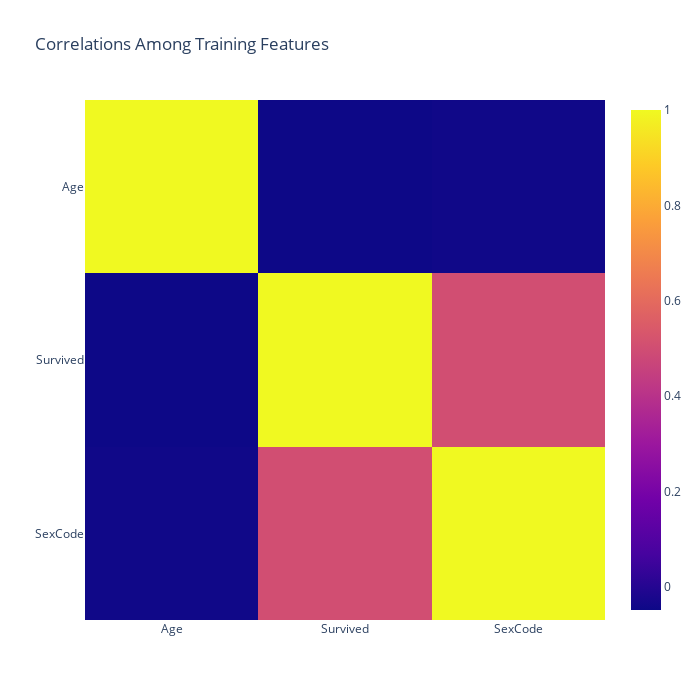

Notebook code cell kept with this figure:
### Code cell
fig = px.imshow(df.corr(method='pearson'), 
                title='Correlations Among Training Features',
                height=700, width=700)
fig.show()

### Figure 1 — Plotly figure (JSON) as saved in the notebook; plotly's stock layout.template omitted (floating-point values rounded to 4 significant figures)
{"data": [{"coloraxis": "coloraxis", "hovertemplate": "x: %{x}<br>y: %{y}<br>color: %{z}<extra></extra>", "name": "0", "type": "heatmap", "x": ["Age", "Survived", "SexCode"], "xaxis": "x", "y": ["Age", "Survived", "SexCode"], "yaxis": "y", "z": [[1, -0.04824, -0.04255], [-0.04824, 1, 0.5029], [-0.04255, 0.5029, 1]]}], "layout": {"coloraxis": {"colorscale": [[0, "#0d0887"], [0.1111, "#46039f"], [0.2222, "#7201a8"], [0.3333, "#9c179e"], [0.4444, "#bd3786"], [0.5556, "#d8576b"], [0.6667, "#ed7953"], [0.7778, "#fb9f3a"], [0.8889, "#fdca26"], [1, "#f0f921"]]}, "height": 700, "title": {"text": "Correlations Among Training Features"}, "width": 700, "xaxis": {"anchor": "y", "constrain": "domain", "domain": [0, 1], "scaleanchor": "y"}, "yaxis": {"anchor": "x", "autorange": "reversed", "constrain": "domain", "domain": [0, 1]}}}
